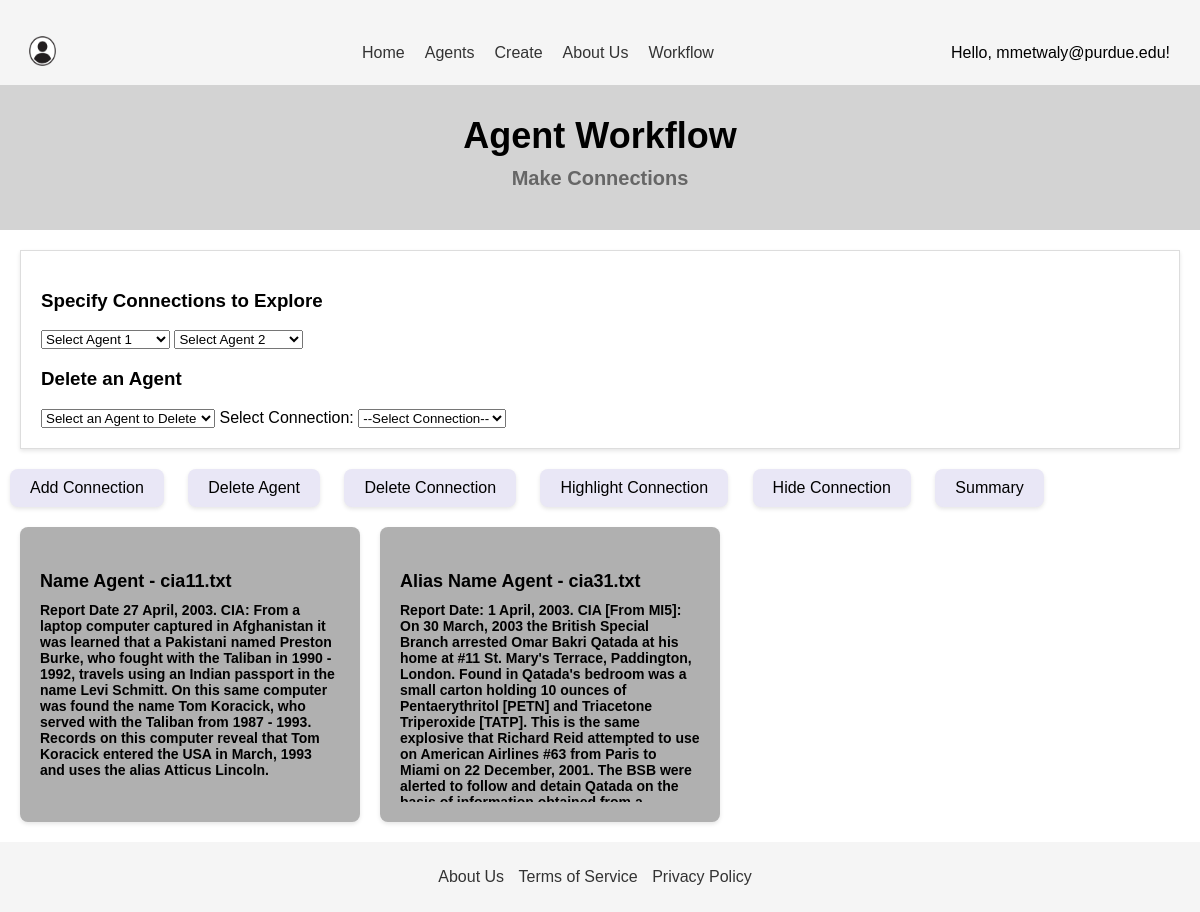
The app's page /workflow/ (signed in) with its own data.
### agents/models.py (models this page shows, shortened)
class CustomUser(AbstractUser):
    email = models.EmailField(unique=True)

class Document(models.Model):
    agent_name = models.CharField(max_length=80)
    doc_name = models.CharField(max_length=120)
    doc_content = models.TextField()
    user = models.ForeignKey(settings.AUTH_USER_MODEL, on_delete=models.CASCADE)

### agents/views.py (the view)
# urls.py: path('workflow/', views.workflow_page, name='workflow_page'),
@login_required
def workflow_page(request):
    user_id = request.user.id
    documents = Document.objects.filter(user_id=user_id)
    return render(request, 'user_workflow_page.html', {'documents': documents, 'logged_in': True})

### templates/user_workflow_page.html (shortened to what this page needs)
{% load static %}
<!DOCTYPE html>
<html lang="en">
    <head>
        <link type="text/css" rel="stylesheet" href="{% static 'main.css' %}">
    </head>
    <body>
        <header id="navigation_bar"></header>
            <nav class="navbar">
                <div class="logo-search-container">
                    <div class="user-logo-container">
                        {% if request.user.is_authenticated %}
                            <img src="{% static 'media/user-icon-on-transparent-background-free.png' %}" alt="Logo" class="user-logo" id="userLogo">
                        {% endif %}
                    </div>
                </div>
                <ul class="nav-links">
                    <li><a href="{% url 'home_page' %}">Home</a></li>
                    <li><a href="{% url 'agents_page' %}">Agents</a></li>
                    <li><a href="{% url 'create_page' %}">Create</a></li>
                    <li><a href="{% url 'about_us_page' %}">About Us</a></li>
                    <li><a href="{% url 'workflow_page' %}">Workflow</a></li>
                </ul>
                <div class="auth-buttons">
                    {% if request.user.is_authenticated %}
                        <p>Hello, {{ request.user.username }}!</p>
                    {% else %}
                        <button id="signInBtn">Sign In</button>
                        <button id="registerBtn">Register</button>
                    {% endif %}
                </div>
            </nav>
        <header class="user-workflow-section">
            <h1>Agent Workflow</h1>
            <h2>Make Connections</h2>
        </header>
        <div class="workflow-right-side-container">
            <h3>Specify Connections to Explore</h3>
            <select id="agent1" class="agent-dropdown">
                <option value="" disabled selected>Select Agent 1</option>
            </select>
            <select id="agent2" class="agent-dropdown">
                <option value="" disabled selected>Select Agent 2</option>
            </select>
            <h3>Delete an Agent</h3>
            <select id="delete-agent-dropdown" class="agent-dropdown">
                <option value="" disabled selected>Select an Agent to Delete</option>
            </select>
            <label for="connectionsDropdown">Select Connection:</label>
            <select id="connectionsDropdown">
                <option value="">--Select Connection--</option>
            </select>
        </div>
        <button id="addConnectionButton" class="workflow-action-button">Add Connection</button>
        <button id="delete-agent-button" class="workflow-action-button">Delete Agent</button>
        <button id="deleteConnectionButton" class="workflow-action-button">Delete Connection</button>
        <button id="highlightConnectionButton" class="workflow-action-button">Highlight Connection</button>
        <button id="hideConnectionButton" class="workflow-action-button">Hide Connection</button>
        <button id="summaryButton" class="workflow-action-button">Summary</button>
        <div class="workflow-agent-grid">
            {% if logged_in %}
                {% for doc in documents %}
                    <div class="workflow-agent-box">
                        <h4 class="non-editable">{{ doc.agent_name }} - {{ doc.doc_name }}</h4>
                        <div class="document-content non-editable">
                            {{ doc.doc_content }}
                        </div>
                    </div>
                {% endfor %}
            {% else %}
                <p>Please sign in to view workflow content.</p>
            {% endif %}
        </div>
        <footer>
            <nav>
                <ul>
                    <li><a href="{% url 'about_us_page' %}">About Us</a></li>
                    <li><a href="{% url 'terms_page' %}">Terms of Service</a></li>
                    <li><a href="{% url 'privacy_page' %}">Privacy Policy</a></li>
                </ul>
            </nav>
        </footer>
	</body>
</html>

### static/main.css (style rules this page uses)
.navbar { display: flex; justify-content:space-between; align-items: center; background-color: #f5f5f5; padding: 10px 20px; font-family: Arial, sans-serif; position: relative; height: 45px; }
.logo-search-container { display: flex; align-items: center; }
.user-logo-container { display: flex-start; align-items: center; margin-right: 10px; }
.user-logo { width: 45px; height: 30px; }
.nav-links { display: flex; justify-content: flex; gap: 20px; margin-left: 20px; unicode-bidi:isolate; list-style-type:none; }
.nav-links a { text-decoration: none; color: #333; font-size: 16px; }
header { background-color: #f5f5f5; padding: 10px 20px; text-align: center; }
footer { background-color: #f5f5f5; padding: 10px 20px; text-align: center; }
footer nav ul { list-style: none; padding: 0; }
footer nav ul li { display: inline; margin-right: 10px; }
footer nav ul li a { text-decoration: none; color: #333; }
body { font-family: Arial, sans-serif; margin: 0; padding: 0; box-sizing: border-box; }
button { padding: 10px; margin: 0 10px; border: none; border-radius: 8px; cursor: pointer; background-color: #ccc; }
.non-editable { border: none; background-color: transparent; font-weight: bold; cursor: not-allowed; }
.user-workflow-section { background-color: #d3d3d3; text-align: center; padding: 30px 0; }
.user-workflow-section h1 { margin: 0; font-size: 36px; }
.user-workflow-section h2 { margin: 10px 0; font-size: 20px; color: #666; }
.workflow-action-button { background-color: #e9e7f6; border: none; padding: 10px 20px; font-size: 16px; cursor: pointer; border-radius: 8px; box-shadow: 0 2px 4px rgba(0, 0, 0, 0.1); }
.workflow-agent-grid { display: flex; flex-wrap: wrap; gap: 20px; padding: 20px; }
.workflow-agent-box { background-color: #b0b0b0; padding: 20px; text-align: left; border-radius: 8px; box-shadow: 0 2px 4px rgba(0, 0, 0, 0.1); width: 300px; height: auto; display: flex; flex-direction: column; }
.workflow-agent-box h4 { font-size: 18px; font-weight: bold; margin-bottom: 10px; }
.workflow-agent-box .document-content { font-size: 14px; overflow-y: auto; max-height: 200px; }
.workflow-right-side-container { margin: 20px; padding: 20px; background-color: #fff; border: 1px solid #ddd; box-shadow: 0 2px 4px rgba(0, 0, 0, 0.1); }
.auth-buttons { margin: 10px; }

### records on screen
CustomUser: user.username "mmetwaly@purdue.edu"
Document: agent_name "Name Agent", doc_name "cia11.txt", doc_content "Report Date 27 April, 2003. CIA: From a laptop computer captured in Afghanistan it was learned that a Pakistani named Preston Burke, who fought with the Taliban in 1990 - 1992, travels using an Indian passport in the name Levi Schmitt. On this same computer was found the name Tom Koracick, who served with the Taliban from 1987 - 1993. Records on this computer reveal that Tom Koracick entered the USA in March, 1993 and uses the alias Atticus Lincoln."
Document: agent_name "Alias Name Agent", doc_name "cia31.txt", doc_content "Report Date: 1 April, 2003. CIA [From MI5]: On 30 March, 2003 the British Special Branch arrested Omar Bakri Qatada at his home at #11 St. Mary's Terrace, Paddington, London. Found in Qatada's bedroom was a small carton holding 10 ounces of Pentaerythritol [PETN] and Triacetone Triperoxide [TATP]. This is the same explosive that Richard Reid attempted to use on American Airlines #63 from Paris to Miami on 22 December, 2001. The BSB were alerted to follow and detain Qatada on the…"
